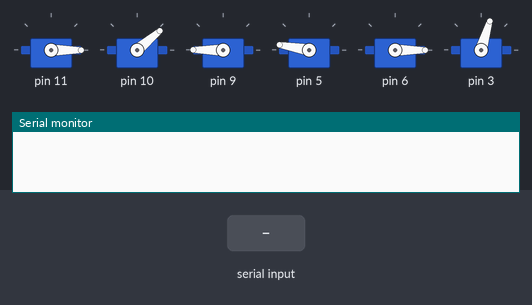
Simulated run of this sketch. Board: Arduino Uno, built with avr-gcc and run on an emulated ATmega328P. Parts: 6 × servo, the last lines printed to the serial monitor. The inputs (shaded band) are chosen by the test bench.

Above: at 7.2 s.
7.3 s: "neutral\n" received over Serial
At 7.78 s:
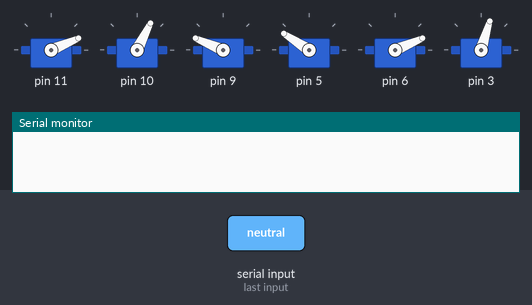
At 10.0 s:
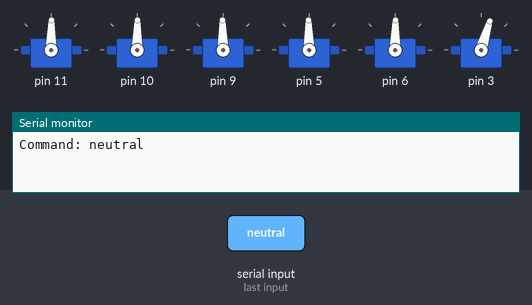
10.3 s: "m(\n" received over Serial
At 12.4 s:
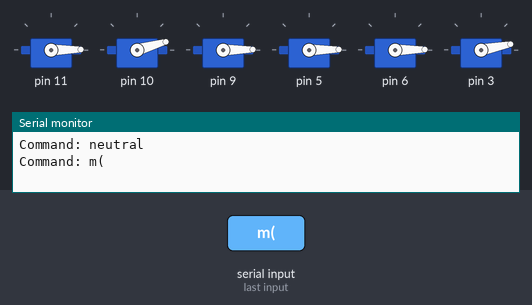
12.7 s: "neutral\n" received over Serial
15.7 s: "m(90\n" received over Serial
Timing chart, 0 to 19.7 s (numbered marks = the images above; inputs shaded):
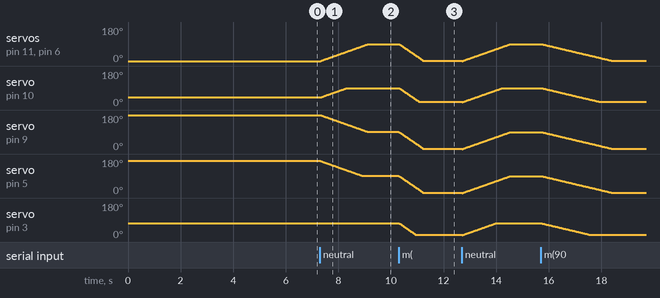

Measured:
- after the input at 7.3 s, servo on pin 11, servo on pin 6: moves from 0° to 89° over 1.8 s, starting at once; servo on pin 10: moves from 40° to 89° over 0.98 s, starting at once; servo on pin 9: moves from 180° to 91° over 1.8 s, starting at once; servo on pin 5: moves from 170° to 91° over 1.6 s, starting at once
- after the input at 10.3 s, servo on pin 9, servo on pin 5: moves from 91° to 1° over 0.93 s, starting at once; servo on pin 3: moves from 73° to 11° over 0.63 s, starting at once

The sketch:

arduino.ino
```cpp
#include <Braccio.h>
#include <Servo.h>


Servo base;
Servo shoulder;
Servo elbow;
Servo wrist_rot;
Servo wrist_ver;
Servo gripper;

String command;

void setup() {
  //Initialization functions and set up the initial position for Braccio
  //All the servo motors will be positioned in the "safety" position:
  //Base (M1):90 degrees
  //Shoulder (M2): 45 degrees
  //Elbow (M3): 180 degrees
  //Wrist vertical (M4): 180 degrees
  //Wrist rotation (M5): 90 degrees
  //gripper (M6): 10 degrees
  Braccio.begin();
  Serial.begin(38400);
}

void loop() {
  /*
   Step Delay: a milliseconds delay between the movement of each servo.  Allowed values from 10 to 30 msec.
   M1=base degrees. Allowed values from 0 to 180 degrees
   M2=shoulder degrees. Allowed values from 15 to 165 degrees
   M3=elbow degrees. Allowed values from 0 to 180 degrees
   M4=wrist vertical degrees. Allowed values from 0 to 180 degrees
   M5=wrist rotation degrees. Allowed values from 0 to 180 degrees
   M6=gripper degrees. Allowed values from 10 to 73 degrees. 10: the toungue is open, 73: the gripper is closed.
  */

  // the arm is aligned upwards  and the gripper is closed
                     //(step delay, M1, M2, M3, M4, M5, M6);
  // Braccio.ServoMovement(20,         90, 90, 90, 90, 90,  73);

  // Notation: m(xx,xxx,xxx,xxx,xxx,xxx,xx)
  // Beispiel: m(20,090,090,090,090,090,10)

  if(Serial.available()) {
    command = Serial.readStringUntil('\n');
    command.trim();

    if(command.equals("neutral")) {
      Braccio.ServoMovement(20, 90, 90, 90, 90, 90, 73);
    } else if (command.startsWith("m(")) {
      int delay_time = command.substring(2,4).toInt();
      int base_deg = command.substring(5, 8).toInt();
      int shoulder_deg = command.substring(9, 12).toInt();
      int elbow_deg = command.substring(13, 16).toInt();
      int wrist_vert_deg = command.substring(17, 20).toInt();
      int wrist_rot_deg = command.substring(21, 24).toInt();
      int grip_deg = command.substring(25, 27).toInt();
      Braccio.ServoMovement(delay_time, base_deg, shoulder_deg, elbow_deg, wrist_vert_deg, wrist_rot_deg, grip_deg);
    } else {
      Serial.println("Can't recognize command");
    }
    Serial.println("Command: " + command);
  }
}
```
